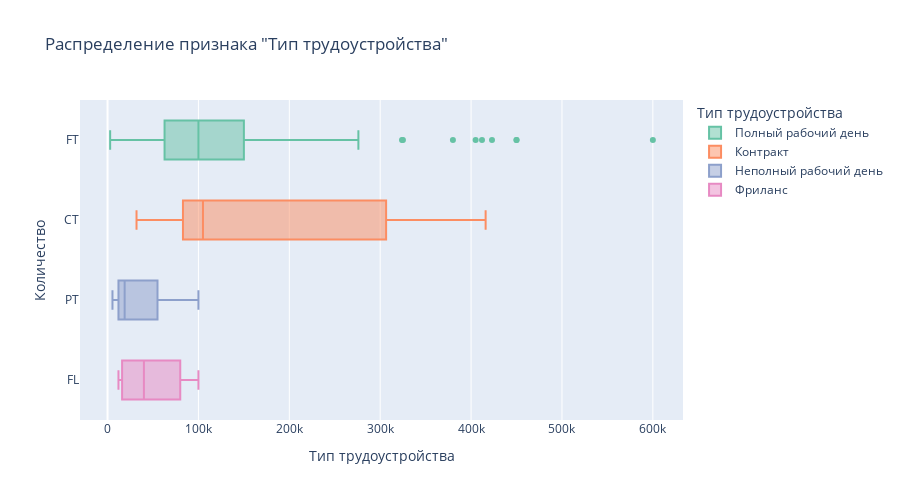

Notebook source saved alongside this figure:
### Markdown cell above
#### 4.2.2 Влияет ли тип трудоустройства на зарплату специалиста Data Scientist?

### Code cell
fig = px.box(
    data, 
    x = 'salary_in_usd', 
    y='employment_type',
    height=500, 
    width=900,
    title = 'Распределение признака "Тип трудоустройства"', 
    labels = {'employment_type': 'Тип трудоустройства'},
    color = 'employment_type',
    color_discrete_sequence = px.colors.qualitative.Set2
   
)
fig.update_layout(xaxis_title_text = 'Тип трудоустройства', yaxis_title_text='Количество')
newnames = {'PT':'Неполный рабочий день', 'FT': 'Полный рабочий день', 'CT':'Контракт', 'FL':'Фриланс'}
fig.for_each_trace(lambda t: t.update(name = newnames[t.name]))
fig.show()

### Figure 1 — Plotly figure (JSON) as saved in the notebook; plotly's stock layout.template omitted (floating-point values rounded to 4 significant figures; data arrays with more than 128 entries replaced by an {"elided": "..."} marker saying what was removed)
{"data": [{"alignmentgroup": "True", "hovertemplate": "Тип трудоустройства=%{y}<br>salary_in_usd=%{x}<extra></extra>", "legendgroup": "FT", "marker": {"color": "rgb(102,194,165)"}, "name": "Полный рабочий день", "notched": false, "offsetgroup": "FT", "orientation": "h", "showlegend": true, "type": "box", "x": {"elided": "546 int values"}, "x0": " ", "xaxis": "x", "y": {"elided": "546 str values"}, "y0": " ", "yaxis": "y"}, {"alignmentgroup": "True", "hovertemplate": "Тип трудоустройства=%{y}<br>salary_in_usd=%{x}<extra></extra>", "legendgroup": "CT", "marker": {"color": "rgb(252,141,98)"}, "name": "Контракт", "notched": false, "offsetgroup": "CT", "orientation": "h", "showlegend": true, "type": "box", "x": [100000, 270000, 416000, 105000, 31875], "x0": " ", "xaxis": "x", "y": ["CT", "CT", "CT", "CT", "CT"], "y0": " ", "yaxis": "y"}, {"alignmentgroup": "True", "hovertemplate": "Тип трудоустройства=%{y}<br>salary_in_usd=%{x}<extra></extra>", "legendgroup": "PT", "marker": {"color": "rgb(141,160,203)"}, "name": "Неполный рабочий день", "notched": false, "offsetgroup": "PT", "orientation": "h", "showlegend": true, "type": "box", "x": [15966, 21669, 5409, 12000, 12000, 10354, 28609, 69741, 54957, 100000], "x0": " ", "xaxis": "x", "y": ["PT", "PT", "PT", "PT", "PT", "PT", "PT", "PT", "PT", "PT"], "y0": " ", "yaxis": "y"}, {"alignmentgroup": "True", "hovertemplate": "Тип трудоустройства=%{y}<br>salary_in_usd=%{x}<extra></extra>", "legendgroup": "FL", "marker": {"color": "rgb(231,138,195)"}, "name": "Фриланс", "notched": false, "offsetgroup": "FL", "orientation": "h", "showlegend": true, "type": "box", "x": [60000, 12000, 20000, 100000], "x0": " ", "xaxis": "x", "y": ["FL", "FL", "FL", "FL"], "y0": " ", "yaxis": "y"}], "layout": {"boxmode": "overlay", "height": 500, "legend": {"title": {"text": "Тип трудоустройства"}, "tracegroupgap": 0}, "title": {"text": "Распределение признака \"Тип трудоустройства\""}, "width": 900, "xaxis": {"anchor": "y", "domain": [0, 1], "title": {"text": "Тип трудоустройства"}}, "yaxis": {"anchor": "x", "categoryarray": ["FL", "PT", "CT", "FT"], "categoryorder": "array", "domain": [0, 1], "title": {"text": "Количество"}}}}
